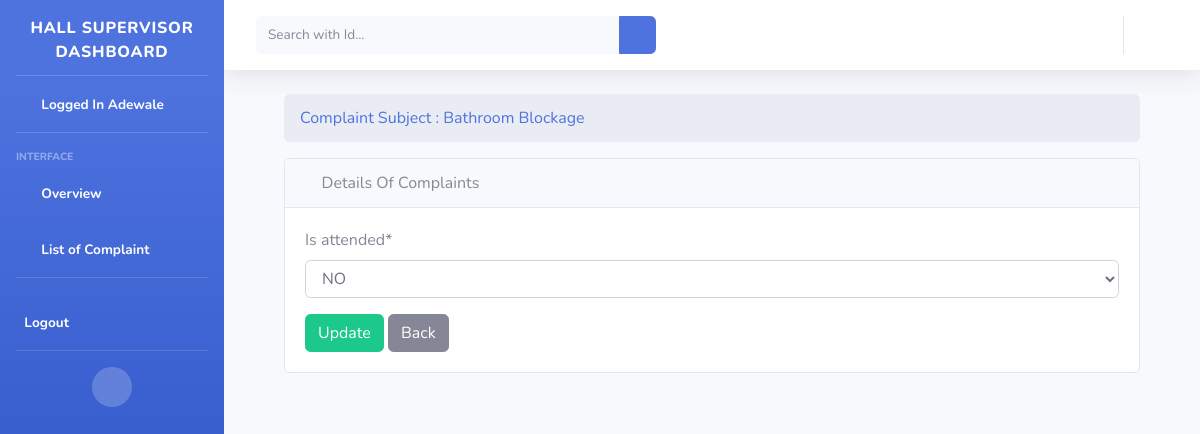
Page /secomplain/1 (signed in) on the committed database.
### roomapp/models.py (models this page shows, shortened)
class User(AbstractUser):
    username = models.CharField(max_length=100, unique=True)
    is_admin = models.BooleanField(default=False, verbose_name='Admin')
    is_supervisor = models.BooleanField(default=False, verbose_name='Supervisor')
    is_student = models.BooleanField(default=False, verbose_name='Student')
    hostel = models.ForeignKey(Hostel, null=True, blank=True, on_delete=models.CASCADE)
    USERNAME_FIELD = 'username'
    class Meta:
        swappable = 'AUTH_USER_MODEL'

class Complain(models.Model):
    category = models.CharField(max_length=100, choices=CATEGORY_CHOICE, default='PLUMBING')
    subject = models.CharField(max_length=100)
    complain_start_date = models.DateField(blank=True)
    date_reported = models.DateField(default=timezone.now)
    desc = models.CharField(max_length=200)
    is_attended =models.CharField(max_length=100, choices=ATTENDED_CHOICE, default='NO')
    hostel = models.ForeignKey(Hostel, null=True, blank=True, on_delete=models.CASCADE)
    user = models.ForeignKey(User, null=True, blank = True, on_delete=models.CASCADE)
    date_reported.editable = True

### roomapp/views.py (the view)
# urls.py: path('secomplain/<int:pk>', views.SEditComplaintView.as_view(), name="secomplain"),
class SEditComplaintView(LoginRequiredMixin,UpdateView):
	model = Complain
	form_class = SAComplaintForm
	template_name = 'supervisor/edit_complaint.html'
	success_url = reverse_lazy('smcomplain')
	success_message = 'Complaint was updated successfully'

### roomapp/forms.py
class SAComplaintForm(forms.ModelForm):
    class Meta:
        model = Complain
        fields = ('is_attended',)

### roomapp/templates/supervisor/edit_complaint.html (shortened to what this page needs)
{% extends 'supervisor/base.html' %}
{% load static %}
{% load crispy_forms_tags %}
{% block body %}
<div class="container-fluid">
        <div class="row">
          <div class="col-12 mb-3">
          <div class="col-12 mb-3">
              <div id="content-wrapper">
        <div class="container-fluid">
            <ol class="breadcrumb">
                <li class="breadcrumb-item">
                    <a href="">Complaint Subject : {{ object.subject }} </a>
            </ol>
            <div class="card mb-3">
                <div class="card-header">
                    <i class="fas fa-table text-warning"></i>
                    Details Of Complaints
                </div>
                <div class="card-body">
    <div class="row">
        <div class="col-12">
            <form method="post">
                <div class="form-group">
                    {{ form.is_attended|as_crispy_field }}
                </div>
                <input type="submit" {% if request.path == '/new' %} value="Add" {% else %} value="Update" {% endif %} class="btn btn-success"/>
                <a href="{% url 'smcomplain' %}"><button type="button" class="btn btn-secondary">Back</button></a>
            </form>
        </div>
    </div>
          </div>
        </div>
      </div>
    </div>
{% endblock %}

### roomapp/templates/supervisor/base.html (shortened to what this page needs)
{% load static %}
<!DOCTYPE html>
<html lang="en">
<head>
    <link href="{% static 'vendor/fontawesome-free/css/all.min.css'%} " rel="stylesheet" type="text/css">
    <link href="{% static 'css/sb-admin-2.min.css' %}" rel="stylesheet">
</head>
<body id="page-top">
    <div id="wrapper">
        <ul class="navbar-nav bg-gradient-primary sidebar sidebar-dark accordion" id="accordionSidebar">
            <a class="sidebar-brand d-flex align-items-center justify-content-center" href="{% url 'supervisor' %}" style="margin-top:5px;">
                <div class="sidebar-brand-icon">
                    <span>HALL SUPERVISOR DASHBOARD</span>
                </div>
            </a>
            <hr class="sidebar-divider my-0">
            <li class="nav-item active">
                <a class="nav-link" href="{% url 'supervisor' %}">
                    <i class="fas fa-fw fa-tachometer-alt"></i>
                    <span>Logged In {{user.first_name}} </span></a>
            </li>
            <hr class="sidebar-divider">
            <div class="sidebar-heading">
                Interface
            </div>
            <li class="nav-item active">
                <a class="nav-link" href="{% url 'supervisor' %}">
                    <i class="fas fa-fw fa-tachometer-alt"></i>
                    <span>Overview</span></a>
            </li>
            <li class="nav-item active">
                <a class="nav-link" href="{% url 'smcomplain' %}">
                    <i class="fas fa-fw fa-table"></i>
                    <span>List of Complaint</span></a>
            </li>
            <hr class="sidebar-divider">
            <li class="nav-item active">
                {% if user.is_authenticated %}
                    <a class="nav-link" href="{% url 'home' %}">
                    <span>Logout</span></a>
                {% else %}
                    <a class="nav-link" href="{% url 'home' %}">
                    <i class="fas fa-fw fa-sign-in"></i>
                    <span>Login</span></a>
                {% endif %}
        </li>
            <hr class="sidebar-divider d-none d-md-block">
            <div class="text-center d-none d-md-inline">
                <button class="rounded-circle border-0" id="sidebarToggle"></button>
            </div>
        </ul>
       <div id="content-wrapper" class="d-flex flex-column">
        <div id="content">
            <nav class="navbar navbar-expand navbar-light bg-white topbar mb-4 static-top shadow">
                <form class="d-none d-sm-inline-block form-inline mr-auto ml-md-3 my-2 my-md-0 mw-100 navbar-search" action="{% url 'asearch'%}">
                    <div class="input-group">
                        <input type="text" class="form-control bg-light border-0 small" placeholder="Search with Id..."
                            aria-label="Search" name="query" aria-describedby="basic-addon2">
                        <div class="input-group-append">
                            <button class="btn btn-primary" type="submit">
                                <i class="fas fa-search fa-sm"></i>
                            </button>
                        </div>
                    </div>
                </form>
                <ul class="navbar-nav ml-auto">
                    <ul class="navbar-nav ml-auto ml-md-0">
                        <li class="nav-item dropdown no-arrow">
                            <a class="nav-link dropdown-toggle" href="#" id="userDropdown" role="button" data-toggle="dropdown" aria-haspopup="true" aria-expanded="false">
                                <i class="fas fa-user-circle fa-fw text-primary"></i>
                            </a>
                        </li>
                    </ul>
                </ul>
            </nav>
{% block body %}{% endblock %}
</div>

### rows in the picture
User: first_name "Adewale"
Complain: subject "Bathroom Blockage", is_attended "NO"
